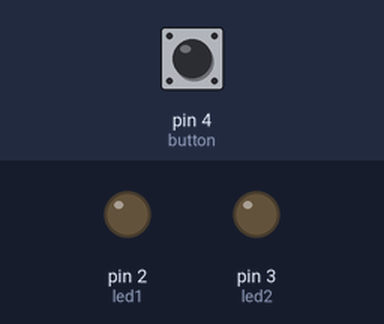
A sketch run on a simulated Arduino Uno, built with avr-gcc and run on an emulated ATmega328P. On the bench: output pins drawn as LEDs (lit = HIGH). The test bench sets the inputs (shaded band); at power-on: pin 4 (button) LOW. Random numbers use the default seed unless the sketch sets one.

Above: at 1.2 s.
1.3 s: pin 4 (button) pulled HIGH for 0.15 s
At 1.37 s:
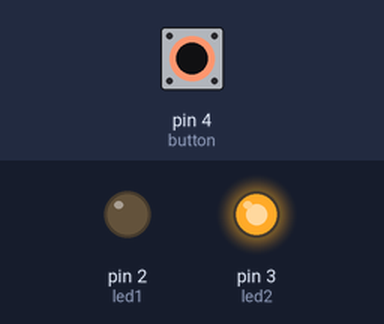
2.9 s: pin 4 (button) pulled HIGH for 3.2 s
At 6.8 s:
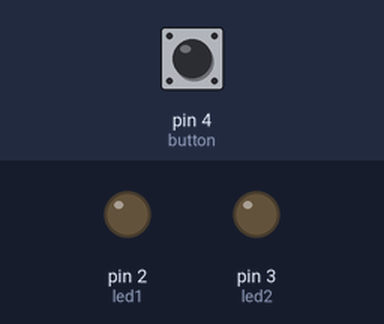
Timing chart, 0 to 8.3 s (numbered marks = the images above; inputs shaded):
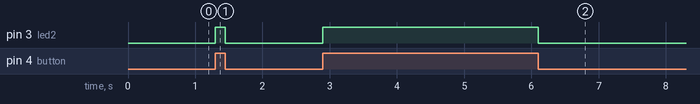

Measured:
- after the input at 1.3 s, pin 3 (led2): LOW → HIGH at once, → LOW 0.15 s later
- after the input at 2.9 s, pin 3 (led2): LOW → HIGH at once, → LOW 3.2 s later

The sketch:

e1.ino
```cpp
const int led1 = 2;
const int led2 = 3;
const int button = 4;

int buttonState = 0;
unsigned long timeNow = 0;

void setup()
{
    pinMode(led1, OUTPUT);
    pinMode(led2, OUTPUT);
    pinMode(button, INPUT);

    timeNow = millis();

}

void loop()
{
    buttonState = digitalRead(button);

    if (buttonState == HIGH) {
        digitalWrite(led2, HIGH);
    } else {
        digitalWrite(led2, LOW);
    }

    if (timeNow + 1000 == millis()) {
        digitalWrite(led1, HIGH);
    }

    if (timeNow + 2000 == millis()) {
        digitalWrite(led1, LOW);
        timeNow = millis();
    }
}
```

e6.c
```cpp
#include <stdio.h>
#include <stdlib.h>
#include <time.h>

#define MAX         20
#define HIGHEST_NUM 99

int main(void) {
    int a[MAX];
    int *p = a;

    srand(time(NULL));
    for (char i = 0; i < MAX; i++) {
        a[i] = rand() % HIGHEST_NUM + 1;
    }

    printf("The value of the address of the array (pointer) is: %p\n", a);
    printf("First integer in the array is (array[0]): %d\n", a[0]);
    printf("The last integer in the array is: %d\n", a[MAX - 1]);
    printf("The size of an integer (number of bytes) is: %ld\n", sizeof(int));
    printf("The size of the whole array in bytes is: %ld\n", sizeof(a));

    printf("Value of each element in array: \n");
    do {
        printf("%d ", *p);
    } while (++p - a < MAX);
    putchar('\n');

    printf("Value of each element * 2 in array: \n");
    p = a;
    do {
        printf("%d ", *p * 2);
    } while (++p - a < MAX);
    putchar('\n');
}
```

e7.c
```cpp
#include <stdio.h>
#include <string.h>

#define MAX_CHAR 20

void copy_str(char *out, char *in);

int main(void) {
    char a[MAX_CHAR], b[MAX_CHAR], c[MAX_CHAR];

    char *result;
    if ((result = fgets(a, MAX_CHAR, stdin)) == NULL) {
        printf("Error reading input!\n");
    }

    strcpy(b, a);
    copy_str(c, a);

    printf("Original input: %s\n", a);
    printf("Copied with strcpy: %s\n", b);
    printf("Copied with ma own method: %s\n", c);
}

void copy_str(char *out, char *in) {
    do {
        *out = *in;
        out++;
    } while (*(++in) != '\0');

    *out = '\0';
}
```
